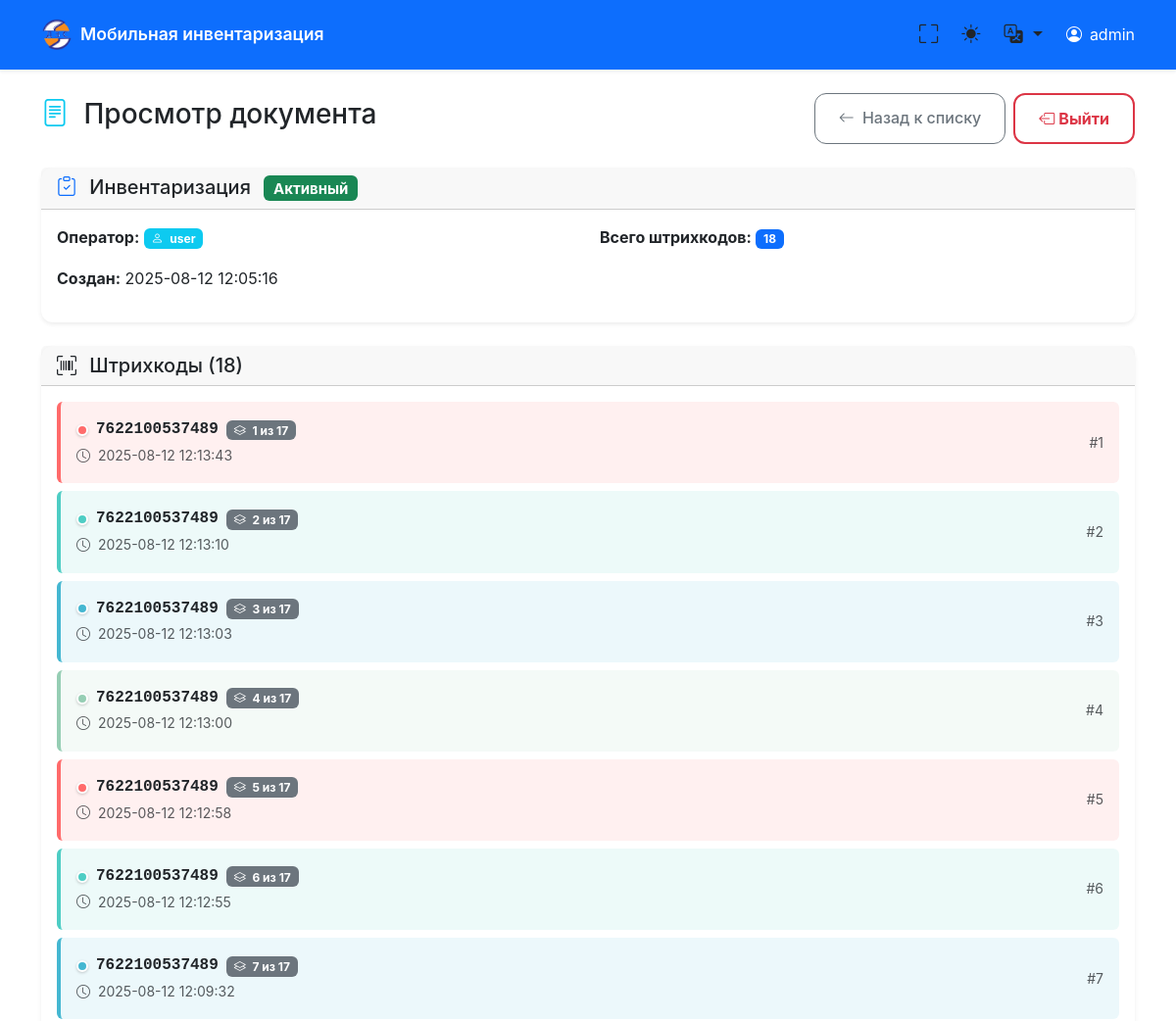
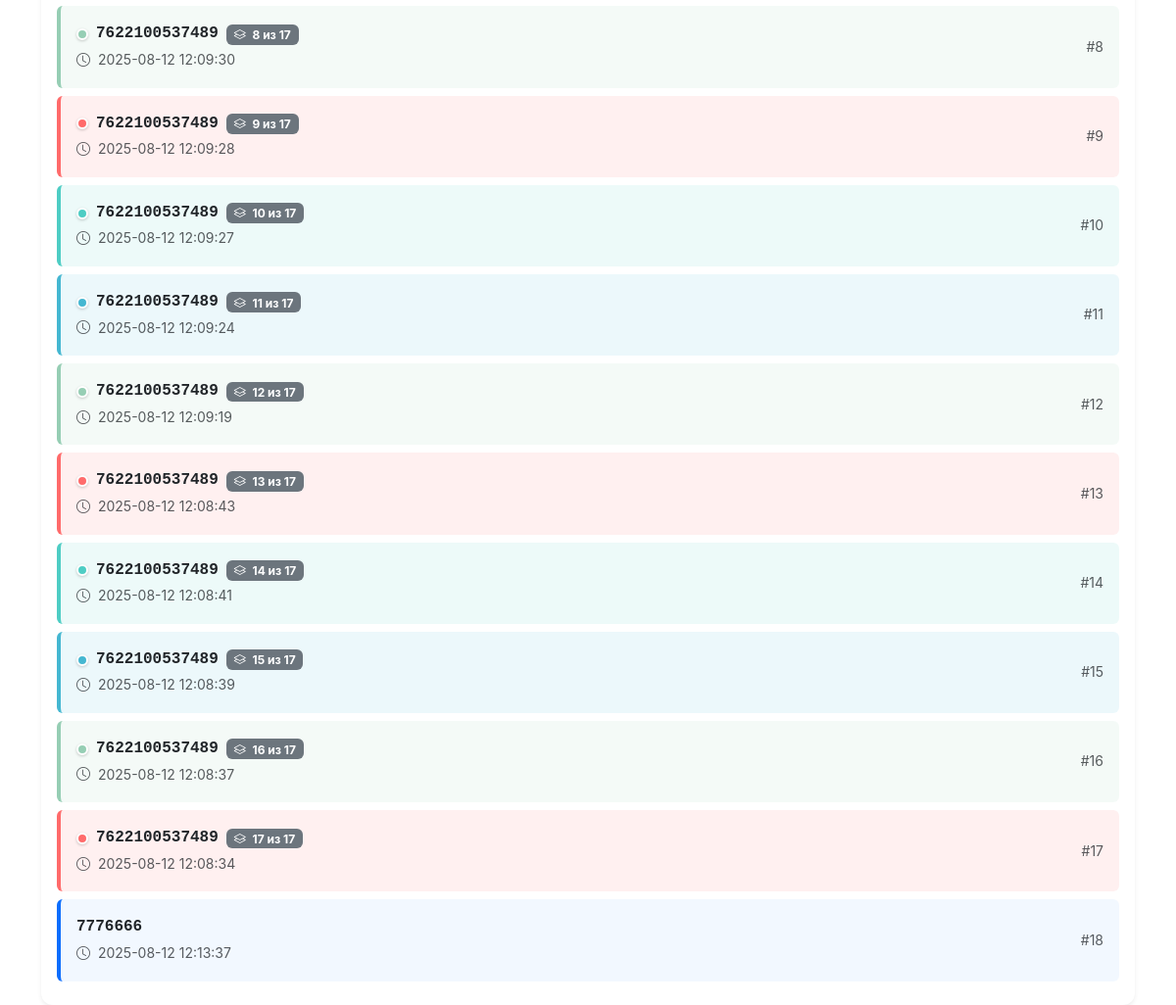
The app's page /admin/document/2/37 with its own data (2 pictures, top to bottom).
### tables this page shows
CREATE TABLE users (
            id INTEGER PRIMARY KEY AUTOINCREMENT,
            name TEXT UNIQUE NOT NULL,
            created_at TEXT NOT NULL
        );

CREATE TABLE documents (
            id INTEGER PRIMARY KEY AUTOINCREMENT,
            user_id INTEGER NOT NULL,
            doc_type TEXT NOT NULL,
            status TEXT NOT NULL DEFAULT 'active',
            created_at TEXT NOT NULL,
            closed_at TEXT, comment TEXT DEFAULT '',
            FOREIGN KEY (user_id) REFERENCES users (id)
        );

CREATE TABLE barcodes (
            id INTEGER PRIMARY KEY AUTOINCREMENT,
            document_id INTEGER NOT NULL,
            barcode TEXT NOT NULL,
            created_at TEXT NOT NULL,
            FOREIGN KEY (document_id) REFERENCES documents (id)
        );

### main.py (the view)
@app.get("/admin/document/{user_id}/{document_id}", response_class=HTMLResponse)
async def admin_view_document(request: Request, user_id: int, document_id: int):
    conn = get_db_connection()
    cursor = conn.cursor()
    cursor.execute("SELECT id, name FROM users WHERE id = ?", (user_id,))
    user = cursor.fetchone()
    if not user or not is_admin(user['name']):
        conn.close()
        raise HTTPException(status_code=403, detail="Доступ запрещен")
    cursor.execute("""
        SELECT d.*, u.name as user_name
        FROM documents d
        JOIN users u ON d.user_id = u.id
        WHERE d.id = ?
    """, (document_id,))
    document = cursor.fetchone()
    if not document:
        conn.close()
        raise HTTPException(status_code=404, detail="Документ не найден")
    barcodes = get_document_barcodes_sorted(document_id)
    conn.close()
    current_lang = get_user_language(request)
    locale = load_locale(current_lang)
    return templates.TemplateResponse("admin_document.html", {
        "request": request,
        "user": dict(user),
        "document": dict(document),
        "barcodes": barcodes,
        "locale": locale,
        "current_lang": current_lang
    })

### templates/admin_document.html (shortened to what this page needs)
{% extends "base.html" %}
{% block content %}
<div class="row">
    <div class="col-12">
        <div class="d-flex justify-content-between align-items-center mb-4">
            <h1 class="h3">
                <i class="bi bi-file-text text-info me-2"></i>
                Просмотр документа
            </h1>
            <div class="d-flex gap-2">
                <a href="/admin/{{ user.id }}" class="btn btn-outline-secondary">
                    <i class="bi bi-arrow-left me-1"></i>
                    <span class="d-none d-sm-inline">Назад к списку</span>
                </a>
                <a href="/" class="btn btn-outline-danger d-none d-md-inline-flex fw-bold">
                    <i class="bi bi-box-arrow-left me-1"></i>
                    Выйти
                </a>
            </div>
        </div>
    </div>
</div>
<div class="row mb-4">
    <div class="col-12">
        <div class="card">
            <div class="card-header">
                <h5 class="mb-0">
                    {% if document.doc_type == 'Инвентаризация' %}
                        <i class="bi bi-clipboard-check text-primary me-2"></i>
                    {% elif document.doc_type == 'Приход' %}
                        <i class="bi bi-box-arrow-in-down text-success me-2"></i>
                    {% else %}
                        <i class="bi bi-box-arrow-up text-danger me-2"></i>
                    {% endif %}
                    {{ document.doc_type }}
                    {% if document.status == 'active' %}
                        <span class="badge bg-success ms-2">Активный</span>
                    {% else %}
                        <span class="badge bg-secondary ms-2">Закрыт</span>
                    {% endif %}
                </h5>
            </div>
            <div class="card-body">
                <div class="row">
                    <div class="col-md-6">
                        <p><strong>Оператор:</strong>
                            <span class="badge bg-info">
                                <i class="bi bi-person me-1"></i>
                                {{ document.user_name }}
                            </span>
                        </p>
                        <p><strong>Создан:</strong> {{ document.created_at[:19].replace('T', ' ') }}</p>
                    </div>
                    <div class="col-md-6">
                        <p><strong>Всего штрихкодов:</strong>
                            <span class="badge bg-primary">{{ barcodes|length }}</span>
                        </p>
                    </div>
                </div>
            </div>
        </div>
    </div>
</div>
<div class="row">
    <div class="col-12">
        <div class="card">
            <div class="card-header">
                <h5 class="mb-0">
                    <i class="bi bi-upc-scan me-2"></i>
                    Штрихкоды ({{ barcodes|length }})
                </h5>
            </div>
            <div class="card-body">
                {% if barcodes %}
                <div class="row">
                    {% for barcode in barcodes %}
                    <div class="col-12 mb-2">
                        <div class="barcode-item p-3 rounded
                                    {% if barcode.is_duplicate %}
                                        barcode-duplicate-{{ barcode.color_index }}
                                    {% endif %}">
                            <div class="d-flex justify-content-between align-items-center">
                                <div class="flex-grow-1">
                                    <div class="d-flex align-items-center">
                                        {% if barcode.is_duplicate %}
                                            <span class="color-indicator color-indicator-{{ barcode.color_index }}"></span>
                                        {% endif %}
                                        <strong class="font-monospace me-2">{{ barcode.barcode }}</strong>
                                        {% if barcode.is_duplicate %}
                                            <span class="badge bg-secondary text-white">
                                                <i class="bi bi-layers me-1"></i>
                                                {{ barcode.sequence_number }} из {{ barcode.total_count }}
                                            </span>
                                        {% endif %}
                                    </div>
                                    <small class="text-muted">
                                        <i class="bi bi-clock me-1"></i>
                                        {{ barcode.created_at[:19].replace('T', ' ') }}
                                    </small>
                                </div>
                                <div class="text-muted small">
                                    #{{ loop.index }}
                                </div>
                            </div>
                        </div>
                    </div>
                    {% endfor %}
                </div>
                {% else %}
                <div class="text-center py-5">
                    <i class="bi bi-upc-scan text-muted" style="font-size: 4rem;"></i>
                    <h4 class="text-muted mt-3">Штрихкодов нет</h4>
                    <p class="text-muted">В этом документе пока нет отсканированных штрихкодов</p>
                </div>
                {% endif %}
            </div>
        </div>
    </div>
</div>
{% endblock %}

### templates/base.html (shortened to what this page needs)
<!DOCTYPE html>
<html lang="ru" data-bs-theme="light">
<head>
    <link href="https://cdn.jsdelivr.net/npm/bootstrap@5.3.2/dist/css/bootstrap.min.css" rel="stylesheet">
    <link href="https://cdn.jsdelivr.net/npm/bootstrap-icons@1.11.0/font/bootstrap-icons.css" rel="stylesheet">
</head>
<body>
    <nav class="navbar navbar-expand-lg navbar-dark bg-primary">
        <div class="container">
            <div class="d-flex align-items-center">
                <img src="/logo" alt="Логотип" class="logo-svg"
                     style="width: 32px; height: 32px; margin-right: 0.5rem; object-fit: contain;">
                <a class="navbar-brand" href="/">
                    {{ locale.get('app_name', 'Мобильная инвентаризация') }}
                </a>
            </div>
            <div class="d-flex align-items-center">
                <button class="theme-toggle me-2" onclick="toggleFullscreen()" title="Полноэкранный режим">
                    <i class="bi bi-fullscreen" id="fullscreen-icon"></i>
                </button>
                <button class="theme-toggle me-2" onclick="toggleTheme()" title="Переключить тему">
                    <i class="bi bi-sun-fill" id="theme-icon"></i>
                </button>
                <div class="dropdown me-3">
                    <button class="theme-toggle dropdown-toggle" type="button" data-bs-toggle="dropdown" title="Язык">
                        <i class="bi bi-translate"></i>
                    </button>
                </div>
                {% if user %}
                <div class="d-flex align-items-center text-white">
                    <i class="bi bi-person-circle me-2"></i>
                    <span class="d-none d-md-inline">{{ user.name }}</span>
                </div>
                {% endif %}
            </div>
        </div>
    </nav>
    <main class="container mt-4 fade-in">
        {% block content %}{% endblock %}
    </main>
</body>
</html>

### templates/admin_document.html (style rules this page uses)
.btn-outline-danger { border-width: 2px; font-weight: 600; }
.barcode-duplicate-0 { border-left: 4px solid #ff6b6b !important; background-color: rgba(255, 107, 107, 0.1) !important; }
.barcode-duplicate-1 { border-left: 4px solid #4ecdc4 !important; background-color: rgba(78, 205, 196, 0.1) !important; }
.barcode-duplicate-2 { border-left: 4px solid #45b7d1 !important; background-color: rgba(69, 183, 209, 0.1) !important; }
.barcode-duplicate-3 { border-left: 4px solid #96ceb4 !important; background-color: rgba(150, 206, 180, 0.1) !important; }
.color-indicator { width: 12px; height: 12px; border-radius: 50%; display: inline-block; margin-right: 8px; border: 2px solid white; box-shadow: 0 1px 3px rgba(0,0,0,0.2); }
.color-indicator-0 { background-color: #ff6b6b; }
.color-indicator-1 { background-color: #4ecdc4; }
.color-indicator-2 { background-color: #45b7d1; }
.color-indicator-3 { background-color: #96ceb4; }

### templates/base.html (style rules this page uses)
:root { --primary-color: #0d6efd; --secondary-color: #6c757d; --success-color: #198754; --danger-color: #dc3545; --warning-color: #ffc107; --info-color: #0dcaf0; --light-color: #f8f9fa; --dark-color: #212529; --border-radius: 0.75rem; --box-shadow: 0 0.125rem 0.25rem rgba(0, 0, 0, 0.075); --box-shadow-lg: 0 0.5rem 1rem rgba(0, 0, 0, 0.15); }
body { font-family: -apple-system, BlinkMacSystemFont, 'Segoe UI', Roboto, 'Helvetica Neue', Arial, sans-serif; line-height: 1.6; -webkit-font-smoothing: antialiased; -moz-osx-font-smoothing: grayscale; padding-bottom: env(safe-area-inset-bottom); padding-top: env(safe-area-inset-top); }
.navbar { box-shadow: var(--box-shadow); padding: 0.75rem 0; position: sticky; top: 0; z-index: 1030; }
.navbar-brand { font-weight: 600; font-size: 1.1rem; }
.logo-svg { width: 32px; height: 32px; margin-right: 0.5rem; color: currentColor; }
.card { border: none; box-shadow: var(--box-shadow); border-radius: var(--border-radius); transition: all 0.2s ease; }
.btn { border-radius: var(--border-radius); font-weight: 500; padding: 0.75rem 1.5rem; transition: all 0.2s ease; }
.barcode-item { border-left: 4px solid var(--primary-color); background-color: rgba(13, 110, 253, 0.05); border-radius: 0 var(--border-radius) var(--border-radius) 0; transition: all 0.2s ease; }
.theme-toggle { border: none; background: none; color: inherit; font-size: 1.2rem; padding: 0.5rem; border-radius: 50%; transition: all 0.2s ease; }
.fade-in { animation: fadeIn 0.3s ease-in; }
.btn-outline-danger { border-width: 2px; font-weight: 600; transition: all 0.3s ease; }

### records on screen
users: name "admin"
documents: doc_type "Инвентаризация", created_at "2025-08-12 12:05:16"
users: user_name "user"
barcodes: barcode "7622100537489", sequence_number "1", total_count "17", created_at "2025-08-12 12:13:43"
barcodes: barcode "7622100537489", sequence_number "2", total_count "17", created_at "2025-08-12 12:13:10"
barcodes: barcode "7622100537489", sequence_number "3", total_count "17", created_at "2025-08-12 12:13:03"
barcodes: barcode "7622100537489", sequence_number "4", total_count "17", created_at "2025-08-12 12:13:00"
barcodes: barcode "7622100537489", sequence_number "5", total_count "17", created_at "2025-08-12 12:12:58"
barcodes: barcode "7622100537489", sequence_number "6", total_count "17", created_at "2025-08-12 12:12:55"
barcodes: barcode "7622100537489", sequence_number "7", total_count "17", created_at "2025-08-12 12:09:32"
barcodes: barcode "7622100537489", sequence_number "8", total_count "17", created_at "2025-08-12 12:09:30"
barcodes: barcode "7622100537489", sequence_number "9", total_count "17", created_at "2025-08-12 12:09:28"
barcodes: barcode "7622100537489", sequence_number "10", total_count "17", created_at "2025-08-12 12:09:27"
barcodes: barcode "7622100537489", sequence_number "11", total_count "17", created_at "2025-08-12 12:09:24"
barcodes: barcode "7622100537489", sequence_number "12", total_count "17", created_at "2025-08-12 12:09:19"
barcodes: barcode "7622100537489", sequence_number "13", total_count "17", created_at "2025-08-12 12:08:43"
barcodes: barcode "7622100537489", sequence_number "14", total_count "17", created_at "2025-08-12 12:08:41"
barcodes: barcode "7622100537489", sequence_number "15", total_count "17", created_at "2025-08-12 12:08:39"
barcodes: barcode "7622100537489", sequence_number "16", total_count "17", created_at "2025-08-12 12:08:37"
barcodes: barcode "7622100537489", sequence_number "17", total_count "17", created_at "2025-08-12 12:08:34"
barcodes: barcode "7776666", created_at "2025-08-12 12:13:37"

### other values on screen
{{ locale.get('app_name', 'Мобильная инвентаризация') }} "Мобильная инвентаризация"
{{ barcodes|length }} "18"
